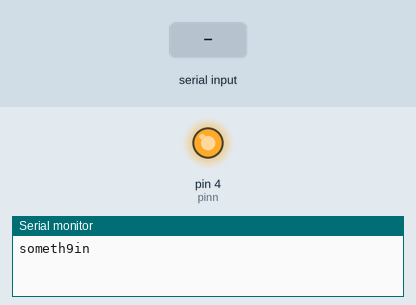
Simulated run of this sketch. Board: Arduino Uno, built with avr-gcc and run on an emulated ATmega328P. Shown: output pins drawn as LEDs (lit = HIGH), the last lines printed to the serial monitor. Dashed ring = blinking. The test bench sets the inputs (shaded band).

Above: at 1.2 s.
1.3 s: "30,150\n" received over Serial
At 1.9 s:
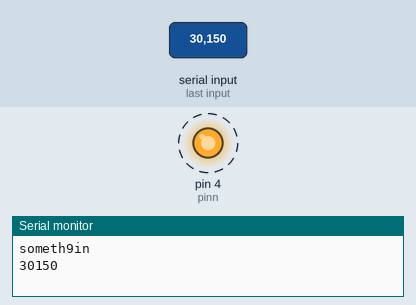
Timing chart, 0 to 4.3 s (numbered marks = the images above; inputs shaded):
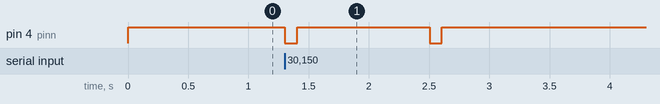

Measured:
- after the input at 1.3 s, pin 4 (pinn): alternates HIGH for 1.1 s and LOW for 0.10 s, 4 changes in all, then stays HIGH, starting at once

The sketch:

t.ino
```cpp
int pinn=4;
int bb=0;
////int count=0;
void setup() {
//  // initialize digital pin LED_BUILTIN as an output.
  Serial.begin(9600);
  Serial.write("someth9in\n");
  pinMode(pinn, OUTPUT);
}
//
//// the loop function runs over and over again forever
void loop() {
  analogWrite(pinn,200);
////  count=11;
////digitalWrite(pinn,0);
while(Serial.available()){
 bb=Serial.parseInt();
Serial.print(bb);

analogWrite(pinn,bb);
//if(bb == '1' || bb == 'h'){
//Serial.write("On");
//digitalWrite(pinn,HIGH);
//delay(100);
//}
//if(bb == '0' || bb == 'l'){
//Serial.write("OFF");
//digitalWrite(pinn,LOW);
delay(100);
//}

//analogWrite(pinn,200);

}
////Serial.write("nulll\n");
}
```
